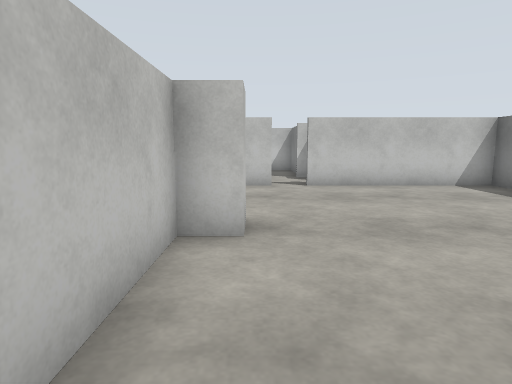
[1] (above)

24 first-person views from a walk through a Gazebo world. The camera is 1.2 m above the floor, tilts 8° down and sees 75° across. The floor is counted in squares, 1 m on a side. Each view is taken from the middle of a square. On the plan, view 1 faces up. The plan holds only what a view shows up to about 13 squares ahead; the rest is blank. The place goes on beyond the plan.

[2]
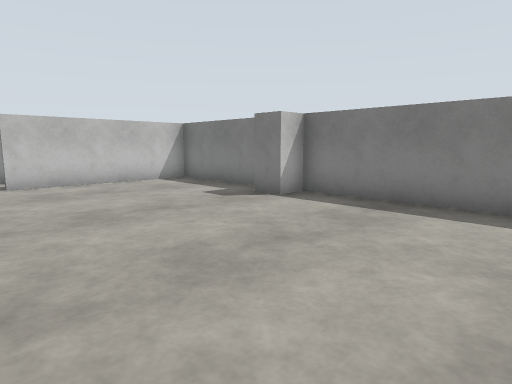

[3]
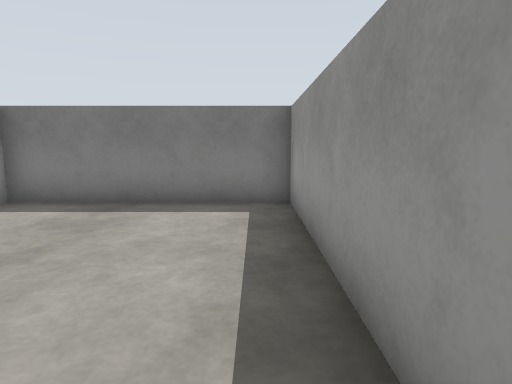

[4]
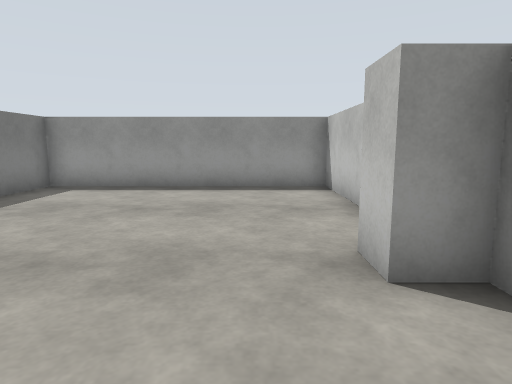

[5]
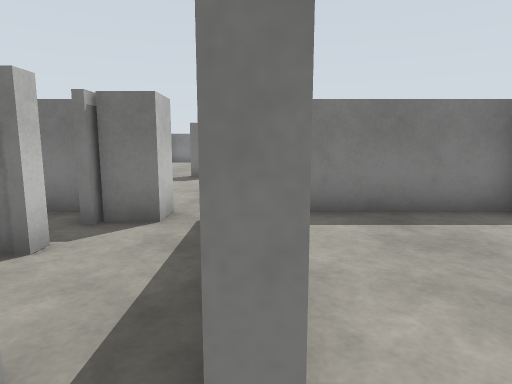

[6]
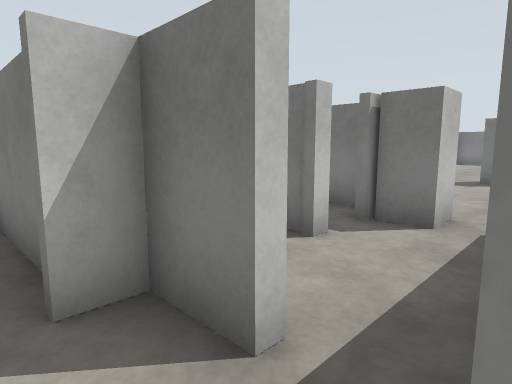

[7]
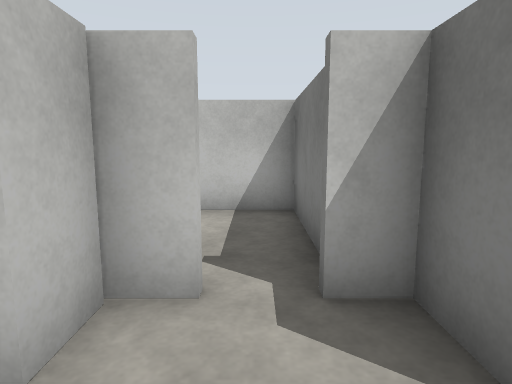

[8]
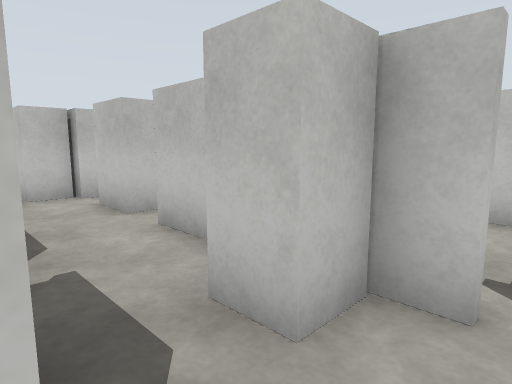

[9]
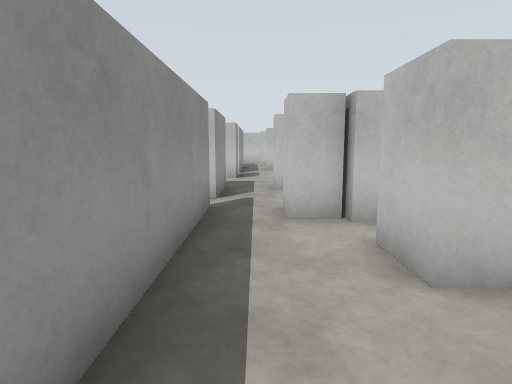

[10]
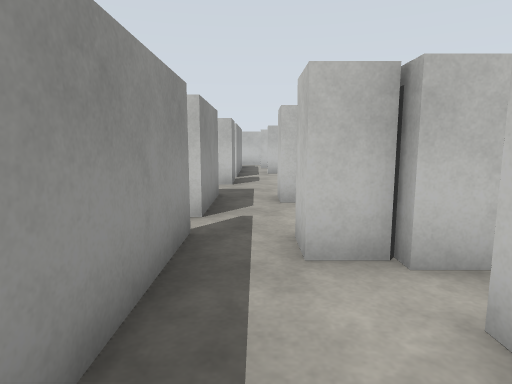

[11]
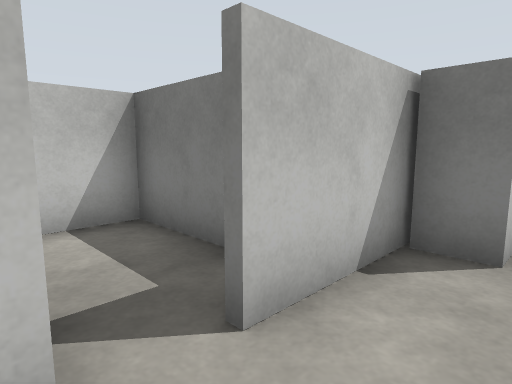

[12]
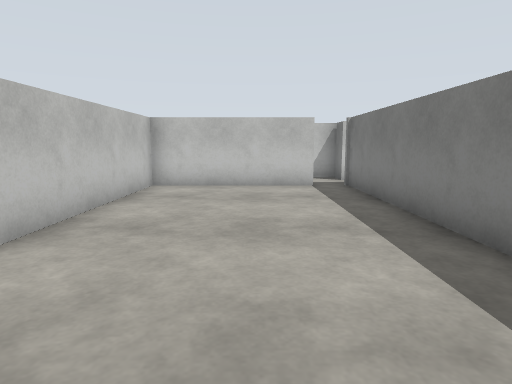

[13]
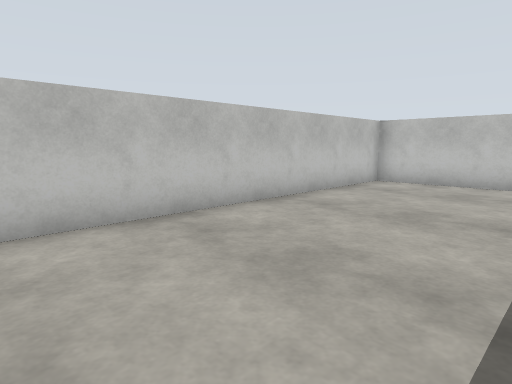

[14]
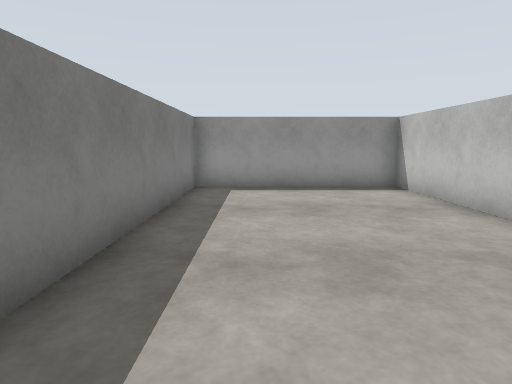

[15]
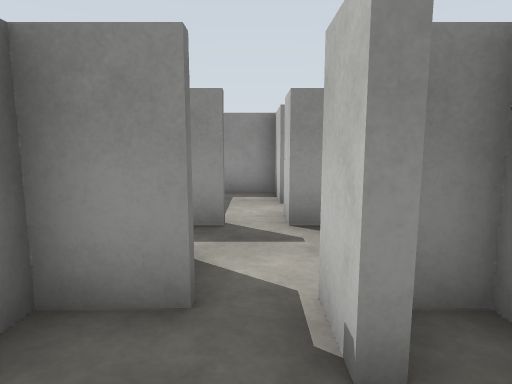

[16]
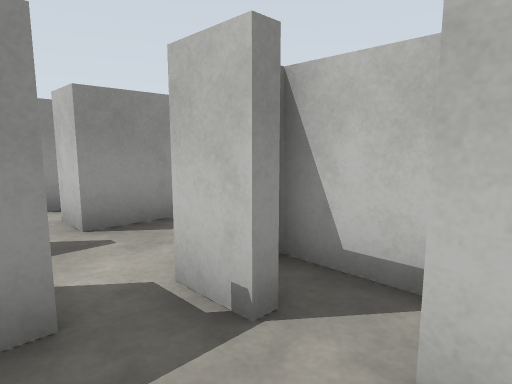

[17]
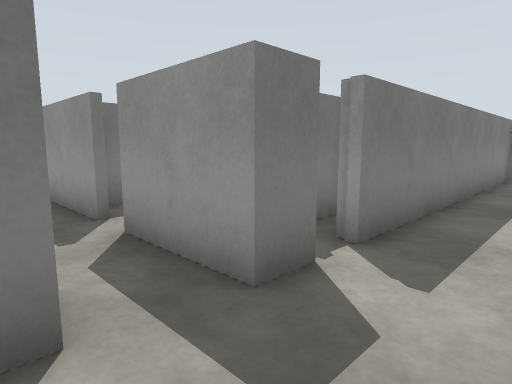

[18]
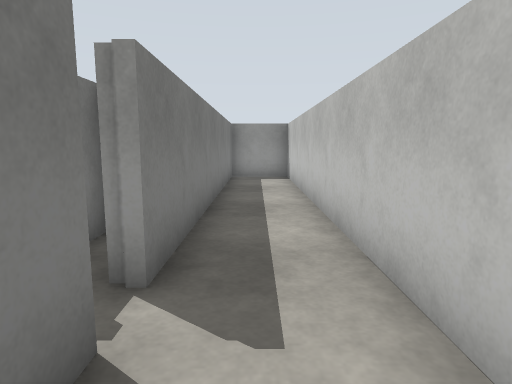

[19]
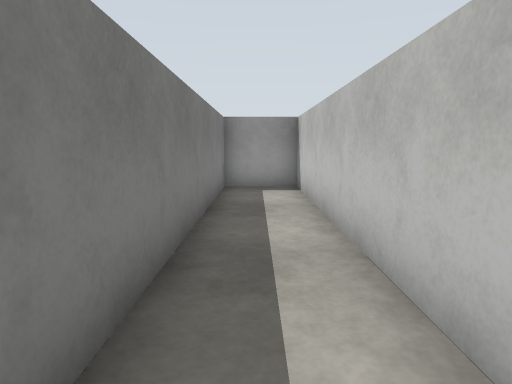

[20]
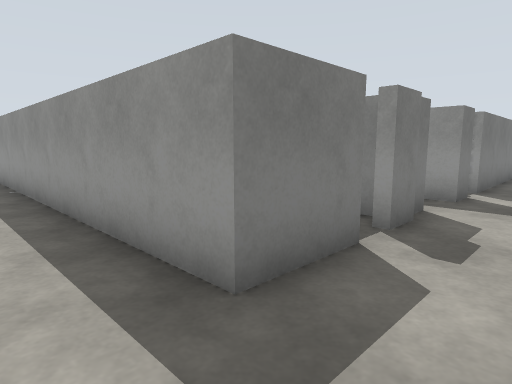

[21]
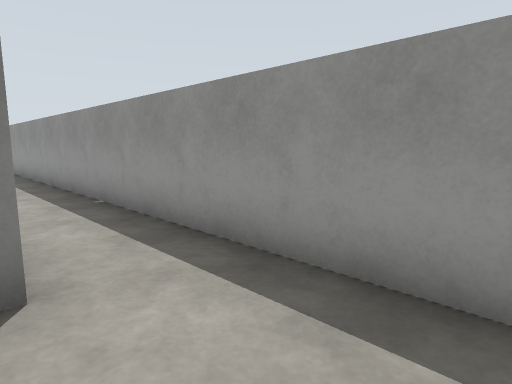

[22]
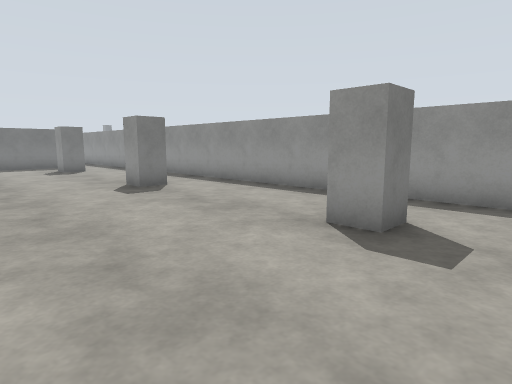

[23]
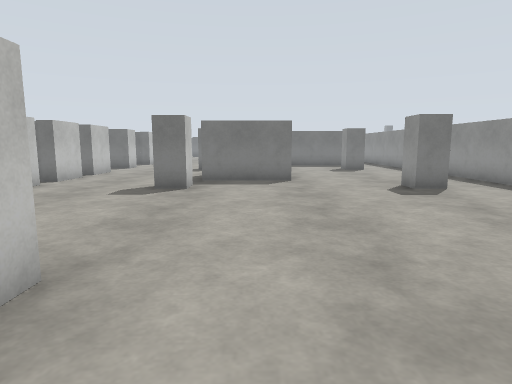

[24]
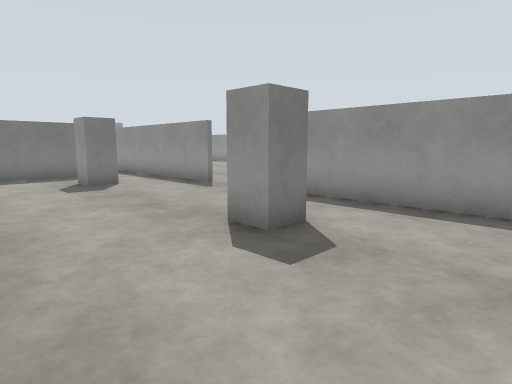

### Floor plan
Ten units are one square. View 1 is at (0, 0); x grows to the right and y downward. Boxes are objects, and circles mark ways between rooms. Rooms are numbered by the first view taken in them; rooms with no view inside come last. Other rooms are left out.
<svg viewBox="-155 -270 326 293">
<path fill="none" stroke="#000" d="M70 -52 70 -99 15 -99M-11 -52 -2 -52 -2 -43 -10 -43 -10 18M5 -99 -4 -99M-9 17 70 17 70 -43 62 -43 62 -52M6 -125 -2 -125 -2 -115 -10 -115M17 -135 17 -161 -1 -161M26 -112 22 -112 22 -125 15 -125M-10 -115 -10 -125M-8 -125 -25 -125M-47 -132 -47 -125 -61 -125M-71 -125 -78 -125M-74 -127 -74 -115M-25 -125 -38 -125M-74 -101 -30 -101M-26 -139 -26 -161 -40 -161M-22 -99 -71 -99 -71 17 -9 17M-12 18 -12 -101M-99 -135 -95 -135 -95 -124M-86 -127 -74 -127 -74 -131M-107 -142 -107 -127 -101 -127M-121 -91 -121 -101 -104 -101M-142 -103 -142 17 -121 17 -121 -83M-109 -115 -119 -115 -119 -120M62 -186 62 -196 71 -196M83 -228 83 -259M71 -259 62 -259 62 -265M-10 -186 -10 -196 -1 -196M119 -163 150 -163M134 -186 134 -196 142 -196M-1 -259 -8 -259M166 -188 166 -212M-121 -142 -121 -163 102 -163M50 -125 46 -125M71 -115 62 -115 62 -125 59 -125M-86 -101 -74 -101M-104 -101 -95 -101 -95 -90M-74 -115 -82 -115M-95 -82 -95 -64 -81 -64"/>
<circle cx="10" cy="-100" r="3" fill="#2a7"/>
<circle cx="-5" cy="-110" r="3" fill="#2a7"/>
<circle cx="20" cy="-110" r="3" fill="#2a7"/>
<circle cx="-30" cy="-115" r="3" fill="#2a7"/>
<circle cx="-20" cy="-100" r="3" fill="#2a7"/>
<circle cx="-80" cy="-110" r="3" fill="#2a7"/>
<circle cx="-90" cy="-130" r="3" fill="#2a7"/>
<circle cx="-100" cy="-110" r="3" fill="#2a7"/>
<circle cx="-90" cy="-100" r="3" fill="#2a7"/>
<text x="30" y="-40">1</text>
<text x="0" y="-130">2</text>
<text x="-20" y="-110">3</text>
<text x="-50" y="-120">4</text>
<text x="-40" y="-40">5</text>
<text x="-90" y="-140">6</text>
<text x="-130" y="-70">7</text>
<text x="60" y="-210">8</text>
<text x="50" y="-110">9</text>
<text x="-90" y="-110">10</text>
<text x="-90" y="-80">11</text>
</svg>
Room 1 opens to room 2. Room 2 opens to room 3. Room 2 opens to room 9. Room 3 opens to room 4. Room 3 opens to room 5. Room 4 opens to room 10. Room 6 opens to room 10. Room 7 opens to room 10. Room 10 opens to room 11.

Where each view was taken, in squares from view 1:
view 1: 0 up, 0 right, facing up
view 2: 1 down, 0 right, facing up-right
view 3: 1 down, 0 right, facing right
view 4: 8 up, 1 right, facing down
view 5: 10 up, 1 right, facing right
view 6: 10 up, 1 right, facing up-right
view 7: 10 up, 1 right, facing up
view 8: 10 up, 1 right, facing up-left
view 9: 11 up, 2 left, facing left
view 10: 11 up, 4 left, facing left
view 11: 11 up, 5 left, facing up-right
view 12: 0 up, 4 left, facing up
view 13: 1 down, 2 left, facing up-left
view 14: 8 up, 3 left, facing down
view 15: 15 up, 9 left, facing down
view 16: 15 up, 8 left, facing down-left
view 17: 12 up, 14 left, facing down-right
view 18: 11 up, 13 left, facing down
view 19: 8 up, 13 left, facing down
view 20: 18 up, 14 left, facing down-right
view 21: 19 up, 11 left, facing down-right
view 22: 24 up, 3 left, facing down-right
view 23: 24 up, 3 left, facing right
view 24: 23 up, 3 right, facing down-right
